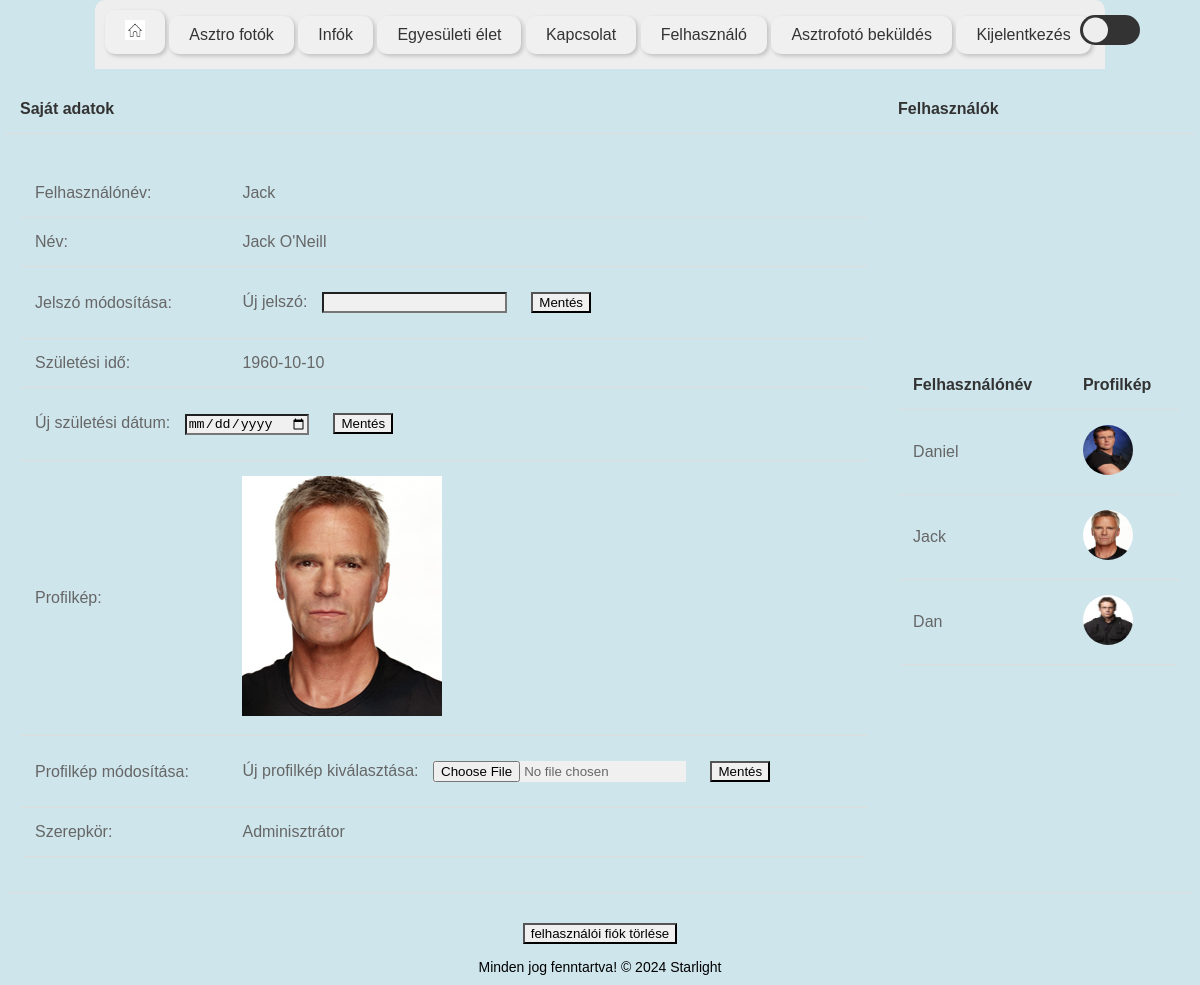
Screenshot of /profile.php (signed in) with the database file from the repository.
### tables this page shows
CREATE TABLE `users` (
  `id` int NOT NULL AUTO_INCREMENT,
  `role` enum('user','admin') DEFAULT 'user',
  `username` varchar(255) NOT NULL,
  `password` varchar(255) NOT NULL,
  `nev` varchar(255) NOT NULL,
  `szulev` date NOT NULL,
  `age` int NOT NULL,
  `gender` enum('m','f') NOT NULL,
  `profile_pic` varchar(255) DEFAULT NULL,
  `registration_date` timestamp NULL DEFAULT CURRENT_TIMESTAMP,
  `banned` int DEFAULT '0',
  PRIMARY KEY (`id`)
);

### functions.php (called while the page is built, shortened)
<?php
function loadAllUsers($conn) {
    $users = array();
    $sql = "SELECT * FROM users";
    $result = $conn->query($sql);
    if ($result->num_rows > 0) {
        while ($row = $result->fetch_assoc()) {
            $users[] = $row;
        }
    }
    return $users;
}
?>

### profile.php (the view, shortened to what this page needs)
<?php
include "functions.php";
?>
<!DOCTYPE html>
<html lang="hu">
<head>
    <link rel="stylesheet" href="style/style.css">
</head>
<body>
    <header>
        <div class="menu-bar">
            <nav>
                <ul class="nav-list">
                    <li><a href="index.php" class="menu-item"><img src="img/home.png" alt="Kezdőoldal" class="menu-image kezdo-kep"></a></li>
                    <li><a href="asztrofotok.php" class="menu-item">Asztro fotók</a></li>
                    <li><a href="amateur.php" class="menu-item">Infók</a></li>
                    <li><a href="egyesulet.php" class="menu-item">Egyesületi élet</a></li>
                    <li><a href="contact.php" class="menu-item">Kapcsolat</a></li>
                    <?php if(!isset($_SESSION["user"]) || empty($_SESSION["user"])): ?>
                        <li><a href="login.php" class="menu-item active">Bejelentkezés</a></li>
                        <li><a href="register.php" class="menu-item">Regisztráció</a></li>
                    <?php else: ?>
                        <li><a href="profile.php">Felhasználó</a></li>
                        <li><a href="upload_form.php" class="menu-item">Asztrofotó beküldés</a></li>
                        <li><a href="logout.php">Kijelentkezés</a></li>
                    <?php endif; ?>
                </ul>
            </nav>
        </div>
    </header>
    <input type="checkbox" id="toggle">
    <div class="profile">
    <table class="profile">
        <tr>
            <th>Saját adatok</th>
            <th>Felhasználók</th>
        </tr>
        <tr>
            <td>
                <table>
                    <tr>
                        <td>Felhasználónév:</td>
                        <td><?=$_SESSION["user"]["username"]?></td>
                    </tr>
                    <tr>
                        <td>Név:</td>
                        <td><?=$_SESSION["user"]["nev"]?></td>
                    </tr>
                    <tr>
                        <td>Jelszó módosítása:</td>
                        <td>
                            <form action="update_profile.php" method="POST">
                                <label for="new_password">Új jelszó:</label>
                                <input type="password" id="new_password" name="new_password">
                                <input type="submit" value="Mentés">
                            </form>
                        </td>
                    </tr>
                    <tr>
                        <td>Születési idő:</td>
                        <td><?=$_SESSION["user"]["szulev"]?></td>
                    </tr>
                    <tr>
                        <td colspan="2">
                            <form action="update_profile.php" method="POST">
                                <label for="new_birthdate">Új születési dátum:</label>
                                <input type="date" id="new_birthdate" name="new_birthdate">
                                <input type="submit" value="Mentés">
                            </form>
                        </td>
                    </tr>
                    <tr>
                        <td>Profilkép:</td>
                        <td><img src="<?=$_SESSION['user']['profile_pic']?>" alt="Profilkép"></td>
                    </tr>
                    <tr>
                        <td>Profilkép módosítása:</td>
                        <td>
                            <form action="update_profile.php" method="POST" enctype="multipart/form-data">
                                <label for="new_profile_pic">Új profilkép kiválasztása:</label>
                                <input type="file" id="new_profile_pic" name="new_profile_pic">
                                <input type="submit" value="Mentés">
                            </form>
                        </td>
                    </tr>
                    <tr>
                        <td>Szerepkör:</td>
                        <td>
                            <?php
                                if(isset($_SESSION["user"]["role"])) {
                                    if($_SESSION["user"]["role"] === "admin") {
                                        echo "Adminisztrátor";
                                    } else {
                                        echo "Felhasználó";
                                    }
                                } else {
                                    echo "Nincs meghatározva";
                                }
                            ?>
                        </td>
                    </tr>
                </table>
            </td>
            <td>
                <table>
                    <tr>
                        <th>Felhasználónév</th>
                        <th>Profilkép</th>
                    </tr>
                    <?php
                    $users = loadAllUsers($conn);
                    foreach($users as $user) {
                        echo "<tr>";
                        echo "<td>".$user['username']."</td>";
                        echo "<td><img src='".$user['profile_pic']."' alt='Profilkép' style='width: 50px; height: 50px; border-radius: 50%;'></td>";
                    }
                    ?>
                </table>
            </td>
        </tr>
    </table>
</div>
    <?php
    echo '<form id="form-login" class="login-link" action="delete_user.php" method="POST">
        <input type="submit" name="btn-delete-user"  value="felhasználói fiók törlése">
        </form>';
    ?>
    <?php include "footer.php";?>
</body>
</html>

### style/style.css (style rules this page uses)
html { text-align: center; padding: 5px; box-sizing: border-box; }
body { font-family: Arial, Helvetica, sans-serif; margin: 0; padding: 0; margin-top: 80px; background-color: #cee5ec; }
.menu-bar { background-color: #eee; padding: 10px; display: flex; justify-content: space-between; align-items: center; border-top-left-radius: 10px; border-top-right-radius: 10px; position:fixed; top:0; right: 0; left: 0; justify-self: center; align-self: center; }
.menu-item { background-color: #555; color: #fff; border-radius: 10px; box-shadow: 2px 2px 4px rgba(0, 0, 0, 0.2); transition: background-color 0.3s, color 0.3s, box-shadow 0.3s; }
.nav-list { list-style: none; padding: 0; margin: 0; }
.nav-list li { display: inline-block; margin-bottom: 5px; }
.nav-list li a { color: #333; background-color: #f0f0f0; text-decoration: none; transition: color 0.3s, background-color 0.3s, box-shadow 0.3s; display: inline-block; padding: 10px 20px; border-radius: 10px; box-shadow: 2px 2px 4px rgba(0,0,0,0.2); }
.kezdo-kep { width: 20px; height: 20px; }
input { margin: 10px; }
input:optional, textarea:optional { background-color: #f0f0f0; }
#toggle { appearance: none; -webkit-appearance: none; -moz-appearance: none; width: 60px; height: 30px; border-radius: 30px; background-color: #333; color: white; position: fixed; top: 5px; right: 50px; transition: all 0.5s ease-in; cursor: pointer; z-index: 1; }
#toggle::before { content: ""; width: 25px; height: 25px; border-radius: 50%; background: #EEE; color: black; position: absolute; top: 50%; left: 3px; transform: translateY(-50%); transition: all 0.5s ease-in; }
table { width: 100%; border-collapse: collapse; border-radius: 5px; overflow: hidden; margin: 20px auto; }
table th, table td { padding: 15px; text-align: left; border-bottom: 1px solid #ddd; }
table th { font-weight: bold; color: #333; }
table td { color: #666; }

### rows the page displays
users: username "Daniel", profile_pic (picture)
users: username "Jack", profile_pic (picture)
users: username "Dan", profile_pic (picture)

### other values shown
$_SESSION["user"]["username"] "Jack"
$_SESSION["user"]["nev"] "Jack O'Neill"
$_SESSION["user"]["szulev"] "1960-10-10"
